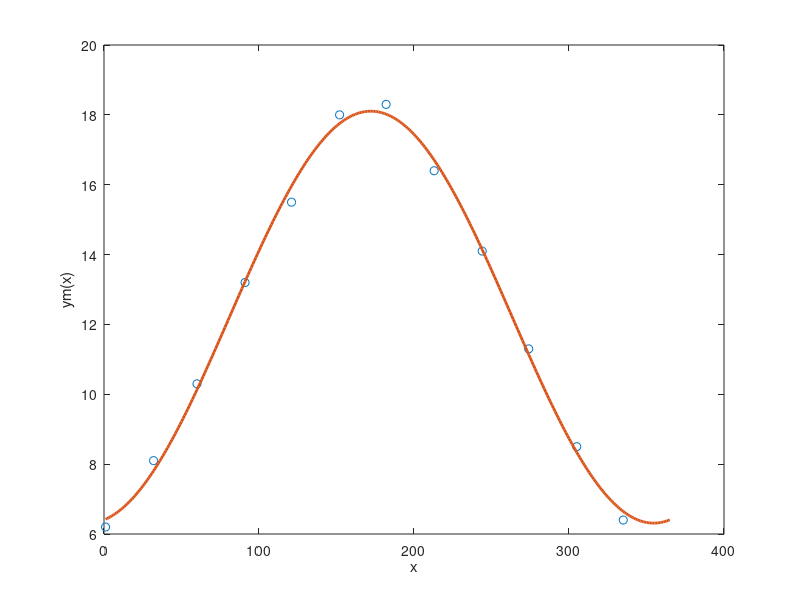

Write MATLAB code to recreate this figure.
load dagdata.mat;
T = 365;
w = 2*pi/T;
A = [ones(size(dag)) cos(w * dag) sin(w * dag)];

% ger mkm losning ifall A ar overbestamd
c = A\timmar;

r = A*c - timmar; % berakna residualvektor
felsumma = norm(r)^2; % felsumman i kvadrat

% bilda modellen
ym = @(t) c(1) + c(2) * cos(w*t) + c(3) * sin(w*t);

% berakna modellen i mellanliggande punkter
xv = [1:1:365];
yv = ym(xv);

plot(dag,timmar,'o',xv,yv,"LineWidth",2)
xlabel('x'); ylabel('ym(x)')